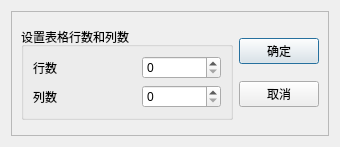
<?xml version="1.0" encoding="UTF-8"?>
<ui version="4.0">
 <class>QWDialog</class>
 <widget class="QDialog" name="QWDialog">
  <property name="geometry">
   <rect>
    <x>0</x>
    <y>0</y>
    <width>340</width>
    <height>147</height>
   </rect>
  </property>
  <property name="windowTitle">
   <string>设置表格行数和列数</string>
  </property>
  <layout class="QGridLayout" name="gridLayout_3">
   <item row="0" column="0">
    <widget class="QFrame" name="frame">
     <property name="frameShape">
      <enum>QFrame::StyledPanel</enum>
     </property>
     <property name="frameShadow">
      <enum>QFrame::Raised</enum>
     </property>
     <layout class="QGridLayout" name="gridLayout_2">
      <item row="0" column="0">
       <widget class="QGroupBox" name="groupBox">
        <property name="title">
         <string>设置表格行数和列数</string>
        </property>
        <layout class="QGridLayout" name="gridLayout">
         <item row="0" column="0">
          <widget class="QLabel" name="label">
           <property name="text">
            <string>行数</string>
           </property>
          </widget>
         </item>
         <item row="0" column="1">
          <spacer name="horizontalSpacer">
           <property name="orientation">
            <enum>Qt::Horizontal</enum>
           </property>
           <property name="sizeType">
            <enum>QSizePolicy::MinimumExpanding</enum>
           </property>
           <property name="sizeHint" stdset="0">
            <size>
             <width>74</width>
             <height>20</height>
            </size>
           </property>
          </spacer>
         </item>
         <item row="0" column="2">
          <widget class="QSpinBox" name="spinBoxRow">
           <property name="sizePolicy">
            <sizepolicy hsizetype="MinimumExpanding" vsizetype="Fixed">
             <horstretch>0</horstretch>
             <verstretch>0</verstretch>
            </sizepolicy>
           </property>
          </widget>
         </item>
         <item row="1" column="0">
          <widget class="QLabel" name="label_2">
           <property name="text">
            <string>列数</string>
           </property>
          </widget>
         </item>
         <item row="1" column="1">
          <spacer name="horizontalSpacer_2">
           <property name="orientation">
            <enum>Qt::Horizontal</enum>
           </property>
           <property name="sizeHint" stdset="0">
            <size>
             <width>74</width>
             <height>20</height>
            </size>
           </property>
          </spacer>
         </item>
         <item row="1" column="2">
          <widget class="QSpinBox" name="spinBoxColumn">
           <property name="sizePolicy">
            <sizepolicy hsizetype="MinimumExpanding" vsizetype="Fixed">
             <horstretch>0</horstretch>
             <verstretch>0</verstretch>
            </sizepolicy>
           </property>
          </widget>
         </item>
        </layout>
       </widget>
      </item>
      <item row="0" column="1">
       <layout class="QVBoxLayout" name="verticalLayout">
        <item>
         <widget class="QPushButton" name="btnOk">
          <property name="text">
           <string>确定</string>
          </property>
         </widget>
        </item>
        <item>
         <widget class="QPushButton" name="btnCancel">
          <property name="text">
           <string>取消</string>
          </property>
         </widget>
        </item>
       </layout>
      </item>
     </layout>
    </widget>
   </item>
  </layout>
 </widget>
 <resources/>
 <connections>
  <connection>
   <sender>btnOk</sender>
   <signal>clicked()</signal>
   <receiver>QWDialog</receiver>
   <slot>accept()</slot>
   <hints>
    <hint type="sourcelabel">
     <x>279</x>
     <y>86</y>
    </hint>
    <hint type="destinationlabel">
     <x>169</x>
     <y>128</y>
    </hint>
   </hints>
  </connection>
  <connection>
   <sender>btnCancel</sender>
   <signal>clicked()</signal>
   <receiver>QWDialog</receiver>
   <slot>reject()</slot>
   <hints>
    <hint type="sourcelabel">
     <x>279</x>
     <y>169</y>
    </hint>
    <hint type="destinationlabel">
     <x>169</x>
     <y>128</y>
    </hint>
   </hints>
  </connection>
 </connections>
</ui>
